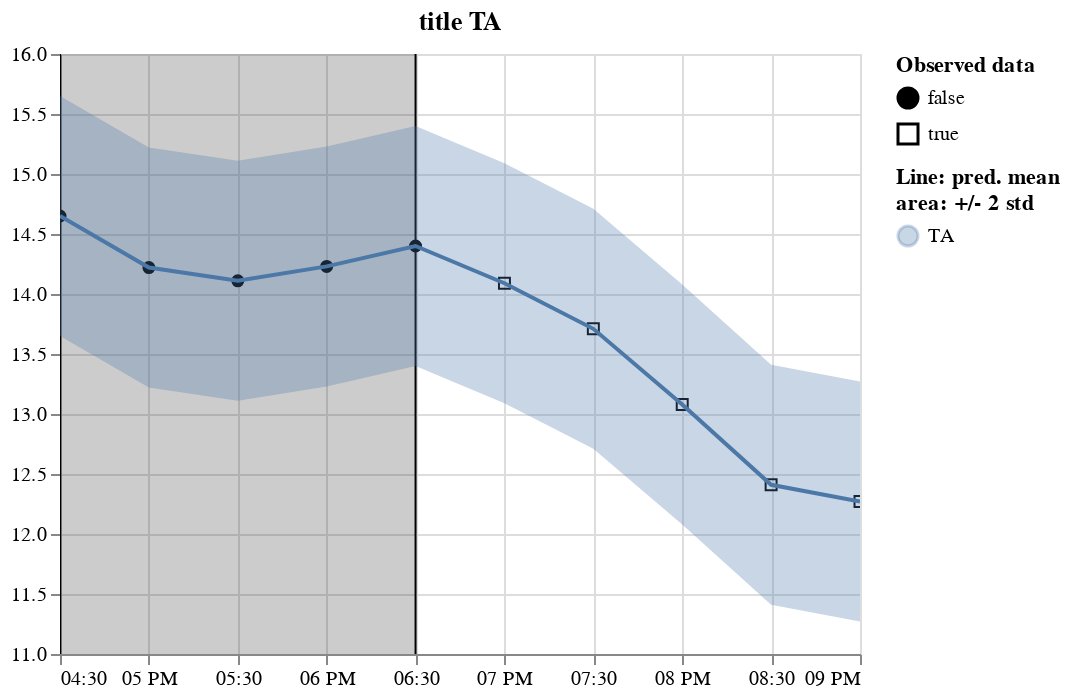

Notebook code cell kept with this figure:
### Code cell
plot_variable(m_df.tidy().assign(std=.5), "TA", title="title TA", error=True)

### Figure 1 — Vega-Lite specification as saved in the notebook (floating-point values rounded to 4 significant figures)
{"config": {"view": {"continuousWidth": 400, "continuousHeight": 300}}, "layer": [{"data": {"name": "data-fd216a9f02cde58db5f8d533d8c02952"}, "mark": {"type": "point", "color": "black", "fillOpacity": 1, "strokeWidth": 1}, "encoding": {"fill": {"field": "is_present", "legend": {"title": ["Observed data"]}, "scale": {"range": ["black", "#ffffff00"]}, "type": "nominal"}, "shape": {"field": "is_present", "type": "nominal"}, "x": {"axis": {"domain": true, "labels": true, "ticks": true, "title": "time"}, "field": "time", "type": "temporal"}, "y": {"field": "value", "scale": {"zero": false}, "title": "", "type": "quantitative"}}}, {"layer": [{"mark": "rule", "encoding": {"x": {"axis": {"domain": false, "labels": false, "ticks": false, "title": null}, "field": "gap_start", "type": "temporal"}}}, {"mark": "rule", "encoding": {"x": {"axis": {"domain": false, "labels": false, "ticks": false, "title": null}, "field": "gap_end", "type": "temporal"}}}, {"mark": {"type": "rect", "color": "black", "opacity": 0.2}, "encoding": {"x": {"axis": {"domain": false, "labels": false, "ticks": false, "title": null}, "field": "gap_start", "type": "temporal"}, "x2": {"field": "gap_end"}}}], "data": {"name": "data-d654f0f81cd4dcf4d97e4684d286ed3f"}}, {"layer": [{"mark": "errorband", "encoding": {"color": {"field": "variable", "legend": {"title": ["Line: pred. mean", "area: +/- 2 std"]}, "type": "nominal"}, "x": {"field": "time", "type": "temporal"}, "y": {"field": "err_low", "scale": {"zero": false}, "title": "", "type": "quantitative"}, "y2": {"field": "err_high"}}, "name": "view_15"}, {"mark": "line", "encoding": {"color": {"field": "variable", "type": "nominal"}, "x": {"field": "time", "type": "temporal"}, "y": {"field": "value", "scale": {"zero": false}, "title": "", "type": "quantitative"}}}], "data": {"name": "data-fd216a9f02cde58db5f8d533d8c02952"}}], "params": [{"name": "param_36", "select": {"type": "interval"}, "bind": "scales", "views": ["view_15"]}], "title": "title TA", "$schema": "https://vega.github.io/schema/vega-lite/v5.2.0.json", "datasets": {"data-fd216a9f02cde58db5f8d533d8c02952": [{"time": "2000-06-15T16:30:00", "variable": "TA", "value": 14.65, "is_present": false, "std": 0.5, "err_low": 13.65, "err_high": 15.65}, {"time": "2000-06-15T17:00:00", "variable": "TA", "value": 14.22, "is_present": false, "std": 0.5, "err_low": 13.22, "err_high": 15.22}, {"time": "2000-06-15T17:30:00", "variable": "TA", "value": 14.11, "is_present": false, "std": 0.5, "err_low": 13.11, "err_high": 15.11}, {"time": "2000-06-15T18:00:00", "variable": "TA", "value": 14.23, "is_present": false, "std": 0.5, "err_low": 13.23, "err_high": 15.23}, {"time": "2000-06-15T18:30:00", "variable": "TA", "value": 14.4, "is_present": false, "std": 0.5, "err_low": 13.4, "err_high": 15.4}, {"time": "2000-06-15T19:00:00", "variable": "TA", "value": 14.09, "is_present": true, "std": 0.5, "err_low": 13.09, "err_high": 15.09}, {"time": "2000-06-15T19:30:00", "variable": "TA", "value": 13.71, "is_present": true, "std": 0.5, "err_low": 12.71, "err_high": 14.71}, {"time": "2000-06-15T20:00:00", "variable": "TA", "value": 13.08, "is_present": true, "std": 0.5, "err_low": 12.08, "err_high": 14.08}, {"time": "2000-06-15T20:30:00", "variable": "TA", "value": 12.41, "is_present": true, "std": 0.5, "err_low": 11.41, "err_high": 13.41}, {"time": "2000-06-15T21:00:00", "variable": "TA", "value": 12.27, "is_present": true, "std": 0.5, "err_low": 11.27, "err_high": 13.27}], "data-d654f0f81cd4dcf4d97e4684d286ed3f": [{"gap_start": "2000-06-15T16:30:00", "gap_end": "2000-06-15T18:30:00"}]}}
